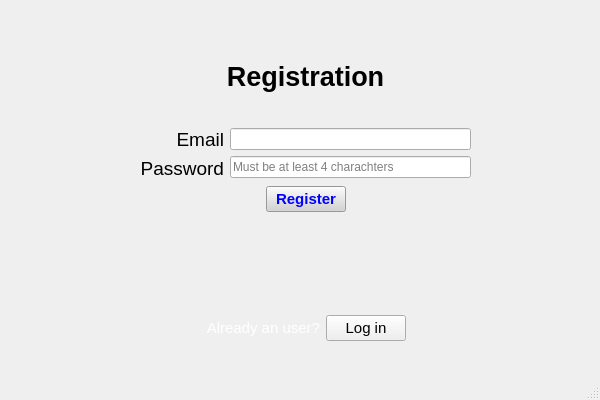
<?xml version="1.0" encoding="UTF-8"?>
<ui version="4.0">
 <class>MainWindow</class>
 <widget class="QMainWindow" name="MainWindow">
  <property name="geometry">
   <rect>
    <x>0</x>
    <y>0</y>
    <width>600</width>
    <height>400</height>
   </rect>
  </property>
  <property name="windowTitle">
   <string>MainWindow</string>
  </property>
  <widget class="QWidget" name="centralwidget">
   <widget class="QWidget" name="verticalLayoutWidget">
    <property name="geometry">
     <rect>
      <x>140</x>
      <y>30</y>
      <width>331</width>
      <height>311</height>
     </rect>
    </property>
    <layout class="QVBoxLayout" name="verticalLayout">
     <item>
      <widget class="QLabel" name="label_3">
       <property name="font">
        <font>
         <pointsize>20</pointsize>
         <weight>75</weight>
         <bold>true</bold>
        </font>
       </property>
       <property name="text">
        <string>Registration</string>
       </property>
       <property name="alignment">
        <set>Qt::AlignCenter</set>
       </property>
      </widget>
     </item>
     <item>
      <layout class="QHBoxLayout" name="horizontalLayout">
       <item>
        <layout class="QVBoxLayout" name="verticalLayout_4">
         <item>
          <widget class="QLabel" name="label">
           <property name="font">
            <font>
             <pointsize>14</pointsize>
            </font>
           </property>
           <property name="text">
            <string>Email</string>
           </property>
           <property name="alignment">
            <set>Qt::AlignRight|Qt::AlignTrailing|Qt::AlignVCenter</set>
           </property>
          </widget>
         </item>
         <item>
          <widget class="QLabel" name="label_2">
           <property name="font">
            <font>
             <pointsize>14</pointsize>
            </font>
           </property>
           <property name="text">
            <string>Password</string>
           </property>
           <property name="alignment">
            <set>Qt::AlignRight|Qt::AlignTrailing|Qt::AlignVCenter</set>
           </property>
          </widget>
         </item>
        </layout>
       </item>
       <item>
        <layout class="QVBoxLayout" name="verticalLayout_2">
         <item>
          <widget class="QLineEdit" name="lineEdit_2"/>
         </item>
         <item>
          <widget class="QLineEdit" name="lineEdit">
           <property name="autoFillBackground">
            <bool>false</bool>
           </property>
           <property name="text">
            <string/>
           </property>
           <property name="placeholderText">
            <string>Must be at least 4 charachters</string>
           </property>
          </widget>
         </item>
        </layout>
       </item>
      </layout>
     </item>
     <item>
      <layout class="QHBoxLayout" name="horizontalLayout_2">
       <item>
        <spacer name="horizontalSpacer">
         <property name="orientation">
          <enum>Qt::Horizontal</enum>
         </property>
         <property name="sizeHint" stdset="0">
          <size>
           <width>40</width>
           <height>20</height>
          </size>
         </property>
        </spacer>
       </item>
       <item>
        <widget class="QPushButton" name="pushButton">
         <property name="font">
          <font>
           <pointsize>11</pointsize>
           <weight>75</weight>
           <bold>true</bold>
          </font>
         </property>
         <property name="styleSheet">
          <string notr="true">QPushButton{
color: blue;
background:rgb(211, 211, 211)
}</string>
         </property>
         <property name="text">
          <string>Register</string>
         </property>
        </widget>
       </item>
       <item>
        <spacer name="horizontalSpacer_2">
         <property name="orientation">
          <enum>Qt::Horizontal</enum>
         </property>
         <property name="sizeHint" stdset="0">
          <size>
           <width>40</width>
           <height>20</height>
          </size>
         </property>
        </spacer>
       </item>
      </layout>
     </item>
     <item>
      <widget class="QLabel" name="label_4">
       <property name="font">
        <font>
         <pointsize>12</pointsize>
         <weight>75</weight>
         <bold>true</bold>
        </font>
       </property>
       <property name="text">
        <string/>
       </property>
       <property name="alignment">
        <set>Qt::AlignCenter</set>
       </property>
      </widget>
     </item>
     <item>
      <layout class="QHBoxLayout" name="horizontalLayout_3">
       <item>
        <spacer name="horizontalSpacer_4">
         <property name="orientation">
          <enum>Qt::Horizontal</enum>
         </property>
         <property name="sizeHint" stdset="0">
          <size>
           <width>40</width>
           <height>20</height>
          </size>
         </property>
        </spacer>
       </item>
       <item>
        <widget class="QLabel" name="label_6">
         <property name="font">
          <font>
           <pointsize>11</pointsize>
          </font>
         </property>
         <property name="styleSheet">
          <string notr="true">color: white</string>
         </property>
         <property name="text">
          <string>Already an user?</string>
         </property>
         <property name="alignment">
          <set>Qt::AlignRight|Qt::AlignTrailing|Qt::AlignVCenter</set>
         </property>
        </widget>
       </item>
       <item>
        <widget class="QPushButton" name="pushButton_2">
         <property name="font">
          <font>
           <pointsize>11</pointsize>
          </font>
         </property>
         <property name="styleSheet">
          <string notr="true">background:rgb(239, 239, 239)</string>
         </property>
         <property name="text">
          <string>Log in</string>
         </property>
         <property name="iconSize">
          <size>
           <width>16</width>
           <height>16</height>
          </size>
         </property>
        </widget>
       </item>
       <item>
        <spacer name="horizontalSpacer_3">
         <property name="orientation">
          <enum>Qt::Horizontal</enum>
         </property>
         <property name="sizeHint" stdset="0">
          <size>
           <width>40</width>
           <height>20</height>
          </size>
         </property>
        </spacer>
       </item>
      </layout>
     </item>
    </layout>
   </widget>
   <widget class="QLabel" name="label_5">
    <property name="geometry">
     <rect>
      <x>-14</x>
      <y>-8</y>
      <width>621</width>
      <height>401</height>
     </rect>
    </property>
    <property name="text">
     <string/>
    </property>
    <property name="pixmap">
     <pixmap>logo.png</pixmap>
    </property>
    <property name="scaledContents">
     <bool>true</bool>
    </property>
   </widget>
   <zorder>label_5</zorder>
   <zorder>verticalLayoutWidget</zorder>
  </widget>
  <widget class="QMenuBar" name="menubar">
   <property name="geometry">
    <rect>
     <x>0</x>
     <y>0</y>
     <width>600</width>
     <height>21</height>
    </rect>
   </property>
  </widget>
  <widget class="QStatusBar" name="statusbar"/>
 </widget>
 <resources/>
 <connections/>
</ui>
